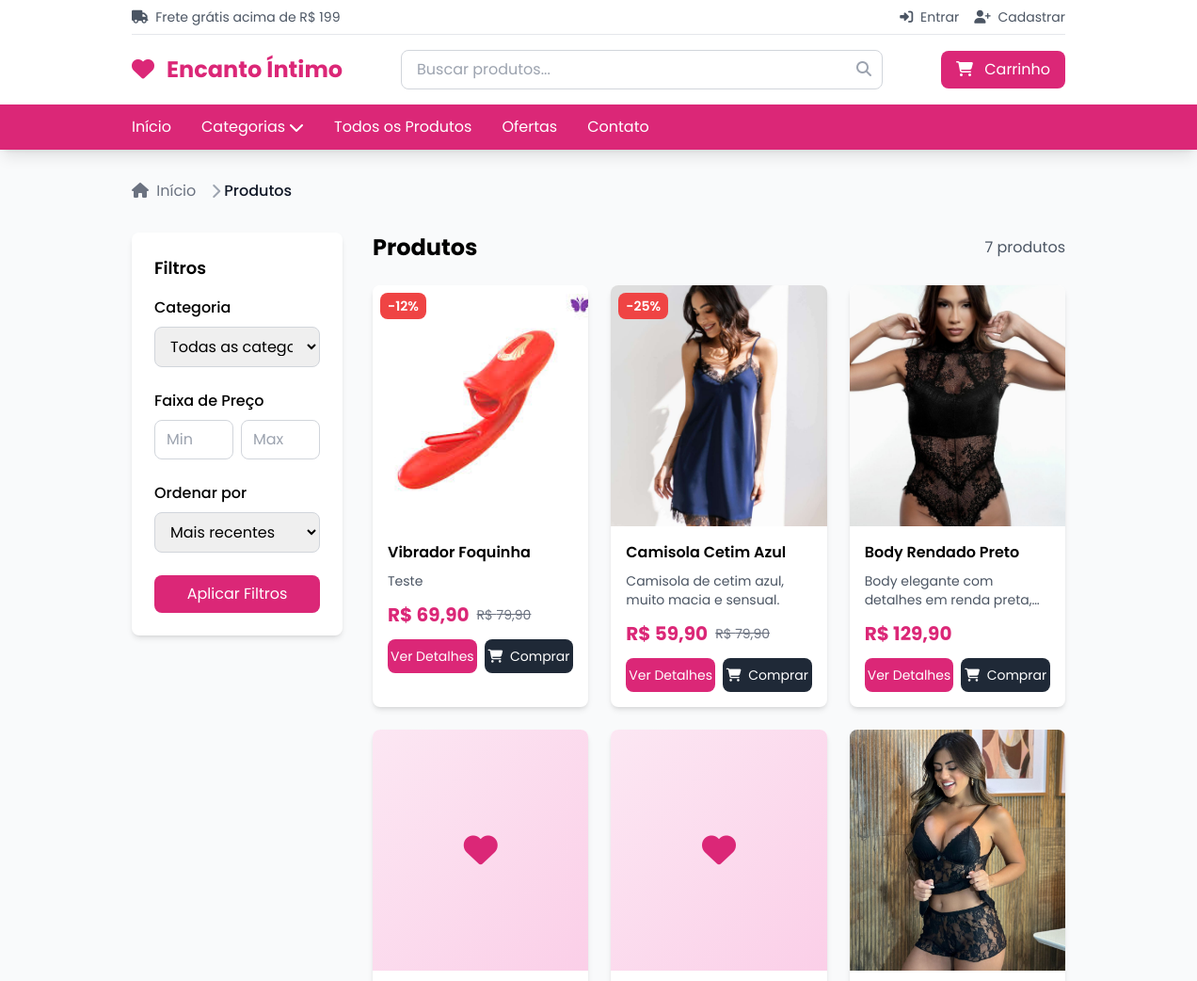
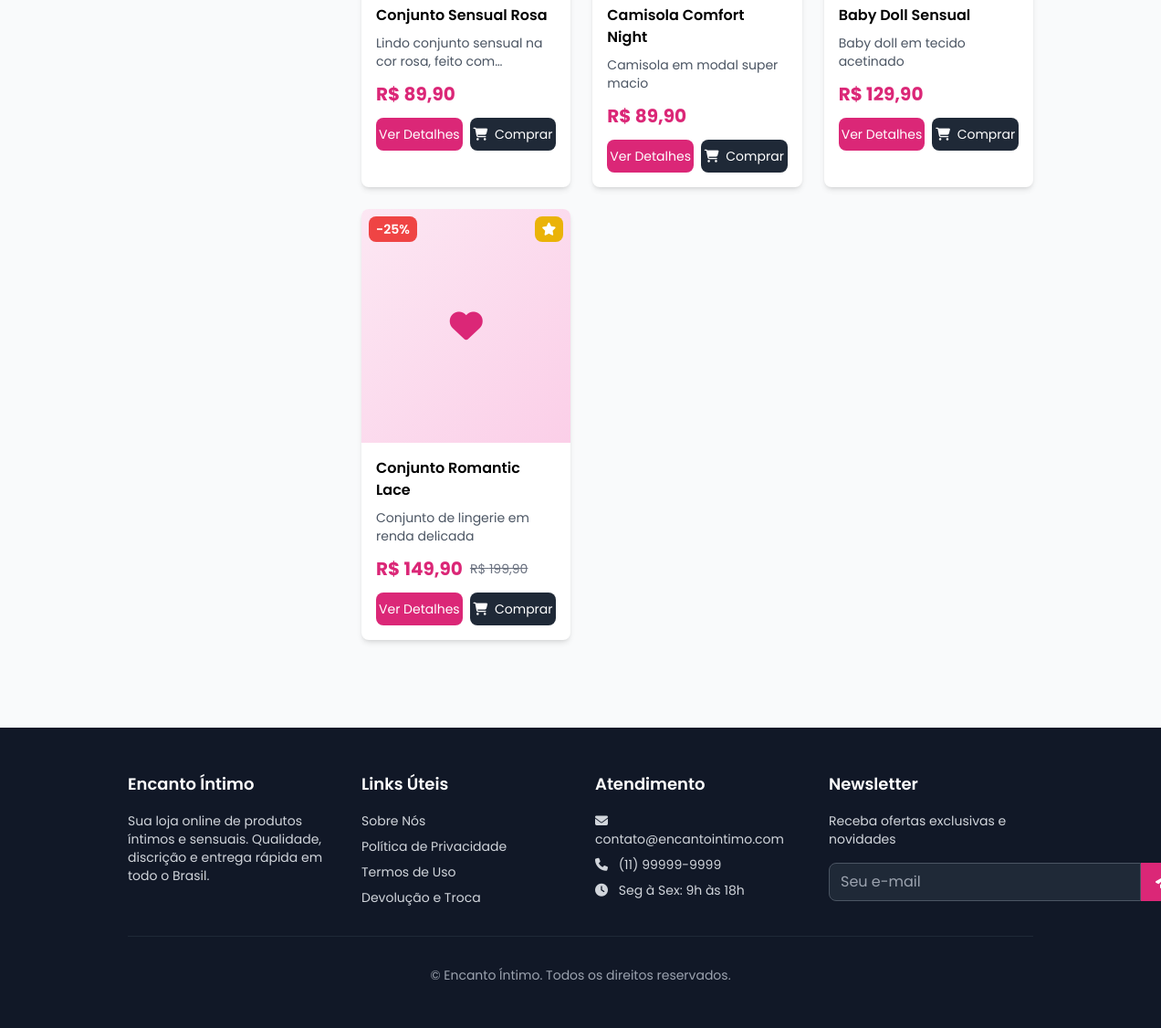
/produtos/, run on the app's committed database (2 pictures, top to bottom).
### produtos/models.py (models this page shows, shortened)
class Produto(models.Model):
    TAMANHOS_CHOICES = [
        ('PP', 'PP'),
        ('P', 'P'),
        ('M', 'M'),
        ('G', 'G'),
        ('GG', 'GG'),
        ('XG', 'XG'),
        ('XXG', 'XXG'),
        ('UNICO', 'Tamanho Único'),
    ]
    nome = models.CharField(max_length=200, verbose_name="Nome")
    slug = models.SlugField(max_length=200, unique=True, blank=True)
    descricao = models.TextField(verbose_name="Descrição")
    descricao_curta = models.CharField(max_length=300, blank=True, verbose_name="Descrição Curta")
    preco = models.DecimalField(max_digits=10, decimal_places=2, verbose_name="Preço")
    preco_promocional = models.DecimalField(max_digits=10, decimal_places=2, blank=True, null=True, verbose_name="Preço Promocional")
    categoria = models.ForeignKey(Categoria, on_delete=models.CASCADE, related_name='produtos', verbose_name="Categoria")
    fornecedor = models.ForeignKey(Fornecedor, on_delete=models.CASCADE, related_name='produtos', verbose_name="Fornecedor")
    tags = models.ManyToManyField(Tag, blank=True, verbose_name="Tags")
    tamanhos_disponiveis = models.JSONField(default=list, verbose_name="Tamanhos Disponíveis")
    cores_disponiveis = models.JSONField(default=list, verbose_name="Cores Disponíveis")
    material = models.CharField(max_length=200, blank=True, verbose_name="Material")
    peso = models.DecimalField(max_digits=5, decimal_places=2, blank=True, null=True, verbose_name="Peso (kg)")
    estoque_virtual = models.PositiveIntegerField(default=999, verbose_name="Estoque Virtual")
    vendas_simuladas = models.PositiveIntegerField(default=0, verbose_name="Vendas Simuladas")
    meta_title = models.CharField(max_length=60, blank=True, verbose_name="Meta Title")
    meta_description = models.CharField(max_length=160, blank=True, verbose_name="Meta Description")
    ativo = models.BooleanField(default=True, verbose_name="Ativo")
    destaque = models.BooleanField(default=False, verbose_name="Produto em Destaque")
    data_cadastro = models.DateTimeField(auto_now_add=True, verbose_name="Data de Cadastro")
    data_atualizacao = models.DateTimeField(auto_now=True, verbose_name="Última Atualização")
    class Meta:
        verbose_name = "Produto"
        verbose_name_plural = "Produtos"
        ordering = ['-data_cadastro']
    def get_absolute_url(self):
        return reverse('produtos:produto_detail', kwargs={'slug': self.slug})
    @property
    def tem_promocao(self):
        return bool(self.preco_promocional and self.preco_promocional < self.preco)
    @property
    def percentual_desconto(self):
        if self.tem_promocao:
            return int(((self.preco - self.preco_promocional) / self.preco) * 100)
        return 0
    @property
    def imagem_principal(self):
        primeira_imagem = self.imagens.first()
        return primeira_imagem.imagem if primeira_imagem else None

class ImagemProduto(models.Model):
    produto = models.ForeignKey(Produto, on_delete=models.CASCADE, related_name='imagens', verbose_name="Produto")
    imagem = models.ImageField(upload_to='produtos/', verbose_name="Imagem")
    alt_text = models.CharField(max_length=200, blank=True, verbose_name="Texto Alternativo")
    ordem = models.PositiveIntegerField(default=0, verbose_name="Ordem")
    class Meta:
        verbose_name = "Imagem do Produto"
        verbose_name_plural = "Imagens dos Produtos"
        ordering = ['ordem']

### produtos/views.py (the view)
# urls.py: path('produtos/', views.ProdutoListView.as_view(), name='produto_list'),
class ProdutoListView(ListView):
    model = Produto
    template_name = 'produtos/lista.html'
    context_object_name = 'produtos'
    paginate_by = 12
    def get_queryset(self):
        queryset = Produto.objects.filter(ativo=True).select_related('categoria', 'fornecedor')
        categoria = self.request.GET.get('categoria')
        if categoria:
            queryset = queryset.filter(categoria__slug=categoria)
        preco_min = self.request.GET.get('preco_min')
        if preco_min:
            queryset = queryset.filter(preco__gte=preco_min)
        preco_max = self.request.GET.get('preco_max')
        if preco_max:
            queryset = queryset.filter(preco__lte=preco_max)
        ordem = self.request.GET.get('ordem', '-data_cadastro')
        queryset = queryset.order_by(ordem)
        return queryset

### templates/produtos/lista.html (shortened to what this page needs)
{% extends 'base.html' %}
{% block content %}
<div class="container mx-auto px-4 py-8">
    <nav class="flex mb-8" aria-label="Breadcrumb">
        <ol class="inline-flex items-center space-x-1 md:space-x-3">
            <li class="inline-flex items-center">
                <a href="{% url 'home' %}" class="text-gray-500 hover:text-primary-600">
                    <i class="fas fa-home mr-1"></i>
                    Início
                </a>
            </li>
            <li>
                <div class="flex items-center">
                    <i class="fas fa-chevron-right text-gray-400 mx-1"></i>
                    <span class="text-gray-900 font-medium">Produtos</span>
                </div>
            </li>
        </ol>
    </nav>
    <div class="grid grid-cols-1 lg:grid-cols-4 gap-8">
        <div class="lg:col-span-1">
            <div class="bg-white rounded-lg shadow-md p-6 sticky top-24">
                <h3 class="text-lg font-semibold mb-4">Filtros</h3>
                <form method="GET" action="{% url 'produtos:lista' %}">
                    <div class="mb-6">
                        <h4 class="font-medium mb-2">Categoria</h4>
                        <select name="categoria" class="w-full px-3 py-2 border border-gray-300 rounded-lg focus:ring-2 focus:ring-primary-500">
                            <option value="">Todas as categorias</option>
                        </select>
                    </div>
                    <div class="mb-6">
                        <h4 class="font-medium mb-2">Faixa de Preço</h4>
                        <div class="flex space-x-2">
                            <input type="number" name="preco_min" placeholder="Min"
                                   class="w-full px-3 py-2 border border-gray-300 rounded-lg focus:ring-2 focus:ring-primary-500"
                                   value="{{ request.GET.preco_min }}">
                            <input type="number" name="preco_max" placeholder="Max"
                                   class="w-full px-3 py-2 border border-gray-300 rounded-lg focus:ring-2 focus:ring-primary-500"
                                   value="{{ request.GET.preco_max }}">
                        </div>
                    </div>
                    <div class="mb-6">
                        <h4 class="font-medium mb-2">Ordenar por</h4>
                        <select name="ordem" class="w-full px-3 py-2 border border-gray-300 rounded-lg focus:ring-2 focus:ring-primary-500">
                            <option value="-data_cadastro" {% if request.GET.ordem == '-data_cadastro' %}selected{% endif %}>Mais recentes</option>
                        </select>
                    </div>
                    <button type="submit" class="w-full bg-primary-600 hover:bg-primary-700 text-white py-2 rounded-lg transition">
                        Aplicar Filtros
                    </button>
                </form>
            </div>
        </div>
        <div class="lg:col-span-3">
            <div class="flex justify-between items-center mb-6">
                <h2 class="text-2xl font-bold">Produtos</h2>
                <span class="text-gray-600">{{ produtos|length }} produto{{ produtos|length|pluralize }}</span>
            </div>
            {% if produtos %}
                <div class="grid grid-cols-1 sm:grid-cols-2 lg:grid-cols-3 gap-6">
                    {% for produto in produtos %}
                    <div class="bg-white rounded-lg shadow-md overflow-hidden hover:shadow-lg transition duration-200">
                        <div class="relative">
                            {% if produto.imagem_principal %}
                                <img src="{{ produto.imagem_principal.url }}" alt="{{ produto.nome }}" class="w-full h-64 object-cover">
                            {% else %}
                                <div class="w-full h-64 bg-gradient-to-br from-primary-100 to-primary-200 flex items-center justify-center">
                                    <i class="fas fa-heart text-4xl text-primary-600"></i>
                                </div>
                            {% endif %}
                            {% if produto.tem_promocao %}
                                <span class="absolute top-2 left-2 bg-red-500 text-white px-2 py-1 rounded-lg text-sm font-semibold">
                                    -{{ produto.percentual_desconto }}%
                                </span>
                            {% endif %}
                            {% if produto.destaque %}
                                <span class="absolute top-2 right-2 bg-yellow-500 text-white px-2 py-1 rounded-lg text-sm">
                                    <i class="fas fa-star"></i>
                                </span>
                            {% endif %}
                        </div>
                        <div class="p-4">
                            <h3 class="font-semibold mb-2 line-clamp-2">{{ produto.nome }}</h3>
                            <p class="text-gray-600 text-sm mb-3 line-clamp-2">{{ produto.descricao_curta|default:produto.descricao|truncatewords:15 }}</p>
                            <div class="flex items-center justify-between mb-3">
                                <div class="flex items-center space-x-2">
                                    {% if produto.tem_promocao %}
                                        <span class="text-xl font-bold text-primary-600">R$ {{ produto.preco_promocional }}</span>
                                        <span class="text-sm text-gray-500 line-through">R$ {{ produto.preco }}</span>
                                    {% else %}
                                        <span class="text-xl font-bold text-primary-600">R$ {{ produto.preco }}</span>
                                    {% endif %}
                                </div>
                            </div>
                            <div class="flex space-x-2">
                                <a href="{{ produto.get_absolute_url }}" class="flex-1 bg-primary-600 hover:bg-primary-700 text-white text-center py-2 rounded-lg text-sm transition">
                                    Ver Detalhes
                                </a>
                                <form method="POST" action="{% url 'carrinho:adicionar' produto.id %}" class="flex-1">
                                    <button type="submit" class="w-full bg-gray-800 hover:bg-gray-900 text-white py-2 rounded-lg text-sm transition">
                                        <i class="fas fa-shopping-cart mr-1"></i>
                                        Comprar
                                    </button>
                                </form>
                            </div>
                        </div>
                    </div>
                    {% endfor %}
                </div>
            {% else %}
                <div class="text-center py-12">
                    <i class="fas fa-search text-6xl text-gray-300 mb-4"></i>
                    <h3 class="text-xl font-semibold text-gray-600 mb-2">Nenhum produto encontrado</h3>
                    <p class="text-gray-500">Tente ajustar os filtros ou volte mais tarde para ver novos produtos.</p>
                </div>
            {% endif %}
        </div>
    </div>
</div>
{% endblock %}

### data on the page
Produto: imagem_principal (picture), percentual_desconto "12", nome "Vibrador Foquinha", descricao_curta "Teste", preco_promocional "69,90", preco "79,90"
Produto: imagem_principal (picture), percentual_desconto "25", nome "Camisola Cetim Azul", descricao_curta "Camisola de cetim azul, muito macia e sensual.", preco_promocional "59,90", preco "79,90"
Produto: imagem_principal (picture), nome "Body Rendado Preto", descricao_curta "Body elegante com detalhes em renda…", preco "129,90"
Produto: nome "Conjunto Sensual Rosa", descricao_curta "Lindo conjunto sensual na cor rosa, feito…", preco "89,90"
Produto: nome "Camisola Comfort Night", descricao_curta "Camisola em modal super macio", preco "89,90"
Produto: imagem_principal (picture), nome "Baby Doll Sensual", descricao_curta "Baby doll em tecido acetinado", preco "129,90"
Produto: percentual_desconto "25", destaque True (drawn), nome "Conjunto Romantic Lace", descricao_curta "Conjunto de lingerie em renda delicada", preco_promocional "149,90", preco "199,90"

### other printed values
{{ produtos|length }} "7"
